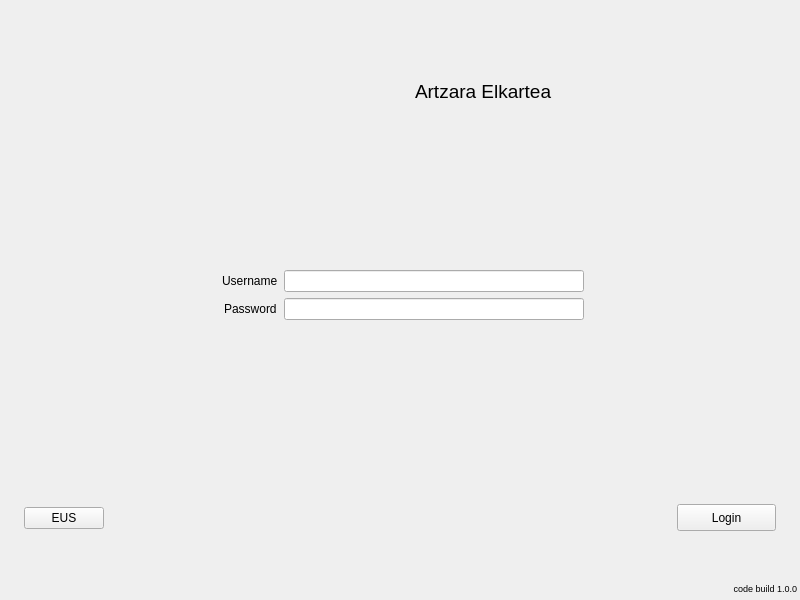
<?xml version="1.0" encoding="UTF-8"?>
<ui version="4.0">
 <class>AdminLoginWindow</class>
 <widget class="QWidget" name="AdminLoginWindow">
  <property name="geometry">
   <rect>
    <x>0</x>
    <y>0</y>
    <width>800</width>
    <height>600</height>
   </rect>
  </property>
  <property name="minimumSize">
   <size>
    <width>800</width>
    <height>600</height>
   </size>
  </property>
  <property name="windowTitle">
   <string>Penyamanager Application Manager</string>
  </property>
  <property name="locale">
   <locale language="Spanish" country="Spain"/>
  </property>
  <layout class="QVBoxLayout" name="verticalLayout">
   <property name="spacing">
    <number>2</number>
   </property>
   <property name="leftMargin">
    <number>2</number>
   </property>
   <property name="topMargin">
    <number>2</number>
   </property>
   <property name="rightMargin">
    <number>2</number>
   </property>
   <property name="bottomMargin">
    <number>2</number>
   </property>
   <item>
    <widget class="QWidget" name="topWidget" native="true">
     <property name="minimumSize">
      <size>
       <width>0</width>
       <height>180</height>
      </size>
     </property>
     <property name="maximumSize">
      <size>
       <width>16777215</width>
       <height>180</height>
      </size>
     </property>
     <layout class="QHBoxLayout" name="horizontalLayout">
      <item>
       <spacer name="horizontalSpacer">
        <property name="orientation">
         <enum>Qt::Horizontal</enum>
        </property>
        <property name="sizeHint" stdset="0">
         <size>
          <width>40</width>
          <height>20</height>
         </size>
        </property>
       </spacer>
      </item>
      <item>
       <widget class="QWidget" name="imageWidget" native="true">
        <property name="minimumSize">
         <size>
          <width>160</width>
          <height>0</height>
         </size>
        </property>
        <property name="maximumSize">
         <size>
          <width>160</width>
          <height>16777215</height>
         </size>
        </property>
        <property name="styleSheet">
         <string notr="true">background-image: url(&quot;:/images/artzaralogo.jpg&quot;)</string>
        </property>
       </widget>
      </item>
      <item>
       <widget class="QLabel" name="logoLabel">
        <property name="font">
         <font>
          <pointsize>37</pointsize>
         </font>
        </property>
        <property name="text">
         <string notr="true">&lt;html&gt;&lt;head/&gt;&lt;body&gt;&lt;p&gt;&lt;span style=&quot; font-size:14pt;&quot;&gt;Artzara Elkartea&lt;/span&gt;&lt;/p&gt;&lt;/body&gt;&lt;/html&gt;</string>
        </property>
       </widget>
      </item>
      <item>
       <spacer name="horizontalSpacer_2">
        <property name="orientation">
         <enum>Qt::Horizontal</enum>
        </property>
        <property name="sizeHint" stdset="0">
         <size>
          <width>40</width>
          <height>20</height>
         </size>
        </property>
       </spacer>
      </item>
     </layout>
    </widget>
   </item>
   <item>
    <widget class="QWidget" name="loginWidget" native="true">
     <layout class="QVBoxLayout" name="verticalLayout_2">
      <item>
       <widget class="QWidget" name="loginData" native="true">
        <property name="minimumSize">
         <size>
          <width>0</width>
          <height>200</height>
         </size>
        </property>
        <property name="maximumSize">
         <size>
          <width>16777215</width>
          <height>200</height>
         </size>
        </property>
        <layout class="QFormLayout" name="formLayout">
         <property name="labelAlignment">
          <set>Qt::AlignCenter</set>
         </property>
         <property name="formAlignment">
          <set>Qt::AlignCenter</set>
         </property>
         <item row="0" column="0">
          <widget class="QLabel" name="loginLabel">
           <property name="text">
            <string>Username</string>
           </property>
          </widget>
         </item>
         <item row="0" column="1">
          <widget class="QLineEdit" name="loginInput">
           <property name="maximumSize">
            <size>
             <width>300</width>
             <height>16777215</height>
            </size>
           </property>
          </widget>
         </item>
         <item row="1" column="0">
          <widget class="QLabel" name="passLabel">
           <property name="text">
            <string>Password</string>
           </property>
          </widget>
         </item>
         <item row="1" column="1">
          <widget class="QLineEdit" name="passInput">
           <property name="maximumSize">
            <size>
             <width>300</width>
             <height>16777215</height>
            </size>
           </property>
           <property name="maxLength">
            <number>4</number>
           </property>
           <property name="echoMode">
            <enum>QLineEdit::Password</enum>
           </property>
          </widget>
         </item>
        </layout>
       </widget>
      </item>
      <item>
       <widget class="QWidget" name="paddingWidget" native="true"/>
      </item>
      <item>
       <widget class="QWidget" name="loginwidget" native="true">
        <layout class="QHBoxLayout" name="horizontalLayout_2">
         <item>
          <widget class="QPushButton" name="languagePushButton">
           <property name="minimumSize">
            <size>
             <width>0</width>
             <height>0</height>
            </size>
           </property>
           <property name="maximumSize">
            <size>
             <width>16777215</width>
             <height>16777215</height>
            </size>
           </property>
           <property name="text">
            <string notr="true">EUS</string>
           </property>
           <property name="iconSize">
            <size>
             <width>80</width>
             <height>50</height>
            </size>
           </property>
           <property name="checkable">
            <bool>false</bool>
           </property>
          </widget>
         </item>
         <item>
          <spacer name="horizontalSpacer_3">
           <property name="orientation">
            <enum>Qt::Horizontal</enum>
           </property>
           <property name="sizeHint" stdset="0">
            <size>
             <width>572</width>
             <height>20</height>
            </size>
           </property>
          </spacer>
         </item>
         <item>
          <widget class="QPushButton" name="loginButton">
           <property name="minimumSize">
            <size>
             <width>99</width>
             <height>27</height>
            </size>
           </property>
           <property name="text">
            <string>Login</string>
           </property>
          </widget>
         </item>
        </layout>
       </widget>
      </item>
     </layout>
    </widget>
   </item>
   <item>
    <widget class="QWidget" name="versionWidget" native="true">
     <property name="minimumSize">
      <size>
       <width>0</width>
       <height>30</height>
      </size>
     </property>
     <property name="maximumSize">
      <size>
       <width>16777215</width>
       <height>20</height>
      </size>
     </property>
     <layout class="QHBoxLayout" name="horizontalLayout_3">
      <property name="spacing">
       <number>1</number>
      </property>
      <property name="leftMargin">
       <number>1</number>
      </property>
      <property name="topMargin">
       <number>1</number>
      </property>
      <property name="rightMargin">
       <number>1</number>
      </property>
      <property name="bottomMargin">
       <number>1</number>
      </property>
      <item>
       <widget class="QLabel" name="versionLabel">
        <property name="font">
         <font>
          <pointsize>7</pointsize>
         </font>
        </property>
        <property name="layoutDirection">
         <enum>Qt::LeftToRight</enum>
        </property>
        <property name="text">
         <string notr="true">code build 1.0.0</string>
        </property>
        <property name="alignment">
         <set>Qt::AlignRight|Qt::AlignTrailing|Qt::AlignVCenter</set>
        </property>
       </widget>
      </item>
     </layout>
    </widget>
   </item>
  </layout>
 </widget>
 <layoutdefault spacing="6" margin="11"/>
 <resources/>
 <connections/>
</ui>
